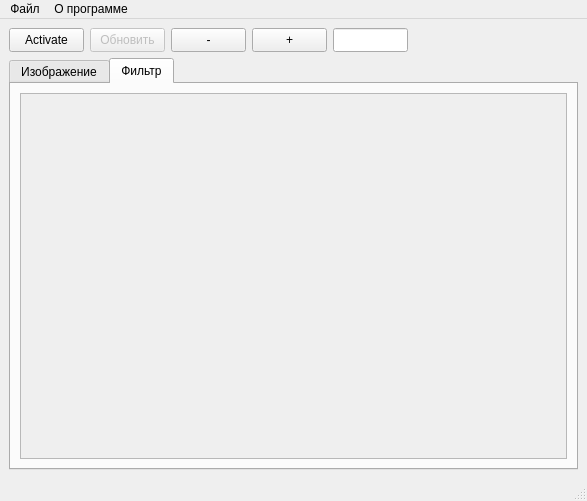
<?xml version="1.0" encoding="UTF-8"?>
<ui version="4.0">
 <class>MainWindow</class>
 <widget class="QMainWindow" name="MainWindow">
  <property name="geometry">
   <rect>
    <x>0</x>
    <y>0</y>
    <width>587</width>
    <height>501</height>
   </rect>
  </property>
  <property name="sizePolicy">
   <sizepolicy hsizetype="Expanding" vsizetype="Expanding">
    <horstretch>0</horstretch>
    <verstretch>0</verstretch>
   </sizepolicy>
  </property>
  <property name="windowTitle">
   <string>MainWindow</string>
  </property>
  <widget class="QWidget" name="centralwidget">
   <layout class="QGridLayout" name="gridLayout">
    <item row="0" column="2">
     <widget class="QPushButton" name="pBradDown">
      <property name="sizePolicy">
       <sizepolicy hsizetype="Preferred" vsizetype="Preferred">
        <horstretch>0</horstretch>
        <verstretch>0</verstretch>
       </sizepolicy>
      </property>
      <property name="maximumSize">
       <size>
        <width>75</width>
        <height>24</height>
       </size>
      </property>
      <property name="text">
       <string>-</string>
      </property>
     </widget>
    </item>
    <item row="0" column="0">
     <widget class="QPushButton" name="pushButton">
      <property name="sizePolicy">
       <sizepolicy hsizetype="Preferred" vsizetype="Preferred">
        <horstretch>0</horstretch>
        <verstretch>0</verstretch>
       </sizepolicy>
      </property>
      <property name="maximumSize">
       <size>
        <width>75</width>
        <height>24</height>
       </size>
      </property>
      <property name="text">
       <string>Activate</string>
      </property>
     </widget>
    </item>
    <item row="0" column="3">
     <widget class="QPushButton" name="pBradUp">
      <property name="sizePolicy">
       <sizepolicy hsizetype="Preferred" vsizetype="Preferred">
        <horstretch>0</horstretch>
        <verstretch>0</verstretch>
       </sizepolicy>
      </property>
      <property name="maximumSize">
       <size>
        <width>75</width>
        <height>24</height>
       </size>
      </property>
      <property name="text">
       <string>+</string>
      </property>
     </widget>
    </item>
    <item row="0" column="4">
     <widget class="QLineEdit" name="radiusEdit">
      <property name="sizePolicy">
       <sizepolicy hsizetype="Preferred" vsizetype="Preferred">
        <horstretch>0</horstretch>
        <verstretch>0</verstretch>
       </sizepolicy>
      </property>
      <property name="maximumSize">
       <size>
        <width>75</width>
        <height>24</height>
       </size>
      </property>
      <property name="alignment">
       <set>Qt::AlignCenter</set>
      </property>
      <property name="readOnly">
       <bool>true</bool>
      </property>
     </widget>
    </item>
    <item row="0" column="1">
     <widget class="QPushButton" name="update">
      <property name="enabled">
       <bool>false</bool>
      </property>
      <property name="sizePolicy">
       <sizepolicy hsizetype="Preferred" vsizetype="Preferred">
        <horstretch>0</horstretch>
        <verstretch>0</verstretch>
       </sizepolicy>
      </property>
      <property name="maximumSize">
       <size>
        <width>75</width>
        <height>24</height>
       </size>
      </property>
      <property name="text">
       <string>Обновить</string>
      </property>
     </widget>
    </item>
    <item row="1" column="0" colspan="6">
     <widget class="QTabWidget" name="tabWidget">
      <property name="sizePolicy">
       <sizepolicy hsizetype="Preferred" vsizetype="Preferred">
        <horstretch>0</horstretch>
        <verstretch>0</verstretch>
       </sizepolicy>
      </property>
      <property name="currentIndex">
       <number>1</number>
      </property>
      <widget class="QWidget" name="sourseImage">
       <attribute name="title">
        <string>Изображение</string>
       </attribute>
       <layout class="QGridLayout" name="gridLayout_2">
        <item row="0" column="0">
         <widget class="QScrollArea" name="scrollArea">
          <property name="widgetResizable">
           <bool>true</bool>
          </property>
          <widget class="QWidget" name="scrollAreaWidgetContents1">
           <property name="geometry">
            <rect>
             <x>0</x>
             <y>0</y>
             <width>543</width>
             <height>361</height>
            </rect>
           </property>
           <layout class="QGridLayout" name="gridLayout_4">
            <item row="0" column="0">
             <widget class="QLabel" name="soursePicLabel">
              <property name="text">
               <string/>
              </property>
             </widget>
            </item>
           </layout>
          </widget>
         </widget>
        </item>
       </layout>
      </widget>
      <widget class="QWidget" name="bluredImage">
       <attribute name="title">
        <string>Фильтр</string>
       </attribute>
       <layout class="QGridLayout" name="gridLayout_3">
        <item row="0" column="0">
         <widget class="QScrollArea" name="scrollArea_2">
          <property name="widgetResizable">
           <bool>true</bool>
          </property>
          <widget class="QWidget" name="scrollAreaWidgetContents2">
           <property name="geometry">
            <rect>
             <x>0</x>
             <y>0</y>
             <width>543</width>
             <height>361</height>
            </rect>
           </property>
           <layout class="QGridLayout" name="gridLayout_5">
            <item row="0" column="0">
             <widget class="QLabel" name="filterPicLabel">
              <property name="text">
               <string/>
              </property>
             </widget>
            </item>
           </layout>
          </widget>
         </widget>
        </item>
       </layout>
      </widget>
     </widget>
    </item>
   </layout>
  </widget>
  <widget class="QMenuBar" name="menubar">
   <property name="geometry">
    <rect>
     <x>0</x>
     <y>0</y>
     <width>587</width>
     <height>22</height>
    </rect>
   </property>
   <widget class="QMenu" name="menuFile">
    <property name="title">
     <string>Файл</string>
    </property>
    <addaction name="openImage"/>
    <addaction name="saveImage"/>
    <addaction name="separator"/>
    <addaction name="closePrg"/>
   </widget>
   <widget class="QMenu" name="aboutPrg">
    <property name="title">
     <string>О программе</string>
    </property>
    <addaction name="info"/>
   </widget>
   <addaction name="menuFile"/>
   <addaction name="aboutPrg"/>
  </widget>
  <widget class="QStatusBar" name="statusbar"/>
  <action name="openImage">
   <property name="text">
    <string>Открыть...</string>
   </property>
  </action>
  <action name="saveImage">
   <property name="text">
    <string>Сохранить...</string>
   </property>
  </action>
  <action name="closePrg">
   <property name="text">
    <string>Выход</string>
   </property>
  </action>
  <action name="info">
   <property name="text">
    <string>Инфо..</string>
   </property>
  </action>
 </widget>
 <resources/>
 <connections/>
</ui>
